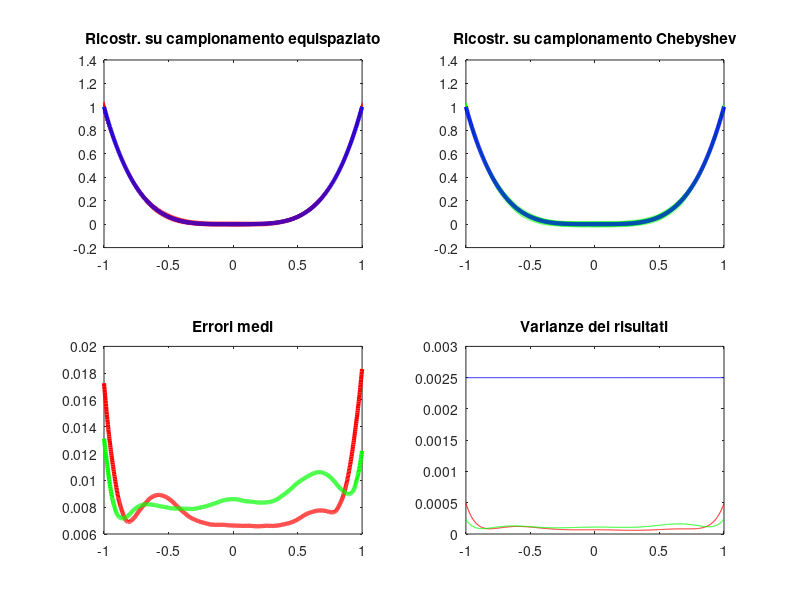

Recreate this plot in MATLAB.
clear 
close all
clc
warning off

M=100;
m=1000;
n=4;N=100;
teta=0.05;
xeval=linspace(-1,1,m)';
f=@(x) x.^4;%exp(sin(x));
%%
xinterp_equi=linspace(-1,1,N)';
xinterp_cheb=cos((2*(N-1:-1:0)+1)./(2*N+1)*pi)';
yinterp_equi_true=f(xinterp_equi);
yinterp_cheb_true=f(xinterp_cheb);
yinterp_equi=yinterp_equi_true+teta*randn(N,M);
yinterp_cheb=yinterp_cheb_true+teta*randn(N,M);
yeval_true=f(xeval);

for k=1:M
    c_equi=polyfit(xinterp_equi,yinterp_equi(:,k),n);
    c_cheb=polyfit(xinterp_cheb,yinterp_cheb(:,k),n);
    yeval_equi(:,k)=polyval(c_equi,xeval);
    yeval_cheb(:,k)=polyval(c_cheb,xeval);
end
err_equi=sum(abs(yeval_equi-yeval_true)./M,2);
err_cheb=sum(abs(yeval_cheb-yeval_true)./M,2);
figure(n);
subplot(2,2,1);plot(xeval,yeval_equi,':r');
hold on
plot(xeval,yeval_true,'b','LineWidth',3);
title('Ricostr. su campionamento equispaziato')
hold off
subplot(2,2,2);plot(xeval,yeval_cheb,':g');
hold on
plot(xeval,yeval_true,'b','LineWidth',3);
title('Ricostr. su campionamento Chebyshev')
hold off
subplot(2,2,3);
plot(xeval,err_equi,'r','LineWidth',3);
hold on;
plot(xeval,err_cheb,'g','LineWidth',3);
title('Errori medi')
hold off
subplot(2,2,4);
plot(xeval,var(yeval_equi'),'r');
hold on
plot(xeval,var(yeval_cheb'),'g');
plot(xeval,teta^2+0.*xeval,'b');
hold off
title('Varianze dei risultati');
